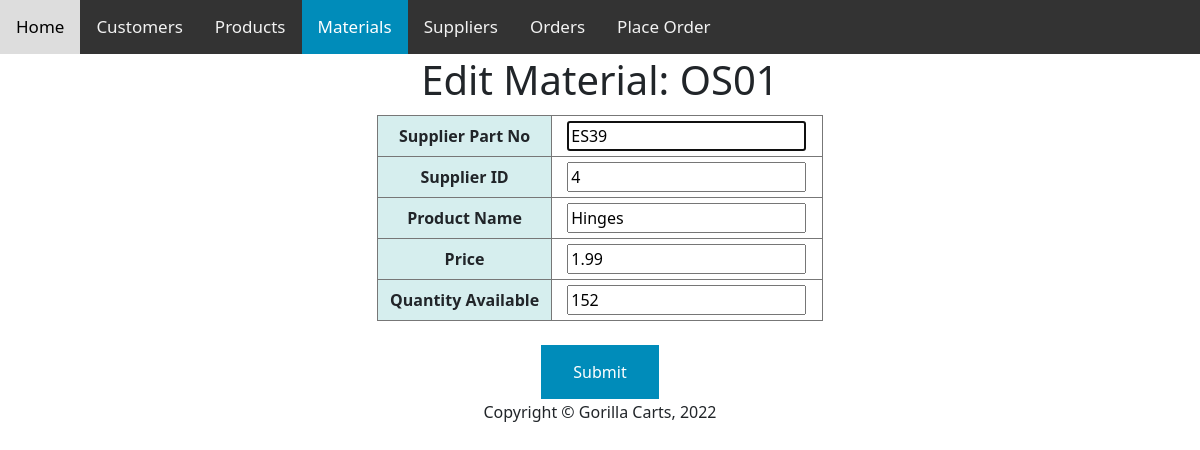
Page /EditMaterial/OS01 on the earlier database version.
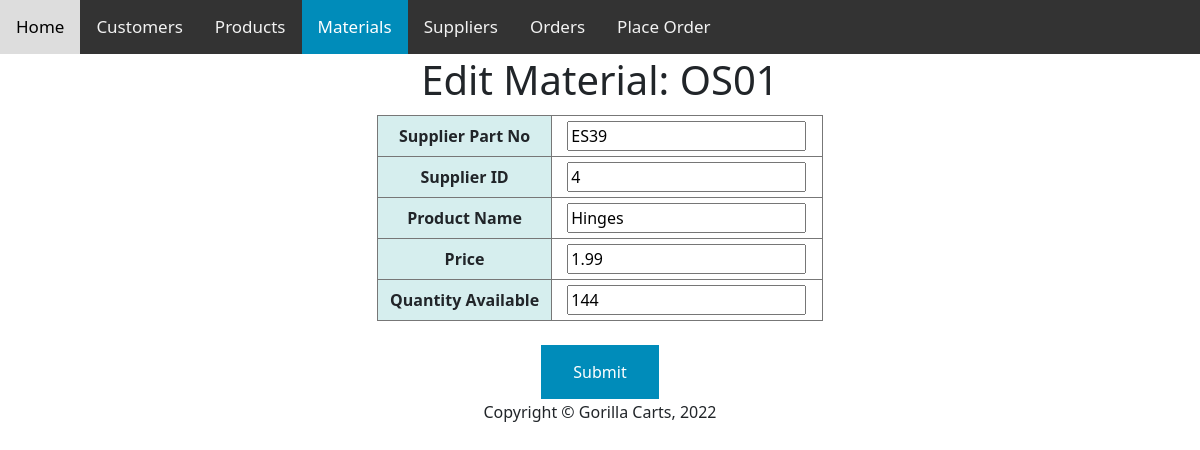
Same page on the later database version.
### tables this page shows
CREATE TABLE Materials (SWPartNo text PRIMARY KEY, SupplierPartNo text, SupplierID integer, ProductName text, Price double, QuantityAvailable integer, FOREIGN KEY(SupplierID) REFERENCES Suppliers(SupplierID));

### app.py (the view)
@app.route("/EditMaterial/<title>", methods=['POST', 'GET'])
def EditMaterialFUNCTION(title):
    if request.method == "GET":
        mSingleDict=getSingleMaterialDictList_DB(title)
        return render_template('updatematerial.html',message=mSingleDict )

### database.py (called while the page is built)
def getSingleMaterialDictList_DB(title):
    con = sqlite3.connect('Carts.db')
    con.row_factory = sqlite3.Row
    cursorObj = con.cursor()
    material = []
    cursorObj.execute('SELECT * FROM Materials where SWPartNo = ?;',(title,))
    rows = cursorObj.fetchall()
    for individualRow in rows:
        b = {"SWPartNo" : individualRow[0], "SupplierPartNo" : individualRow[1], "SupplierID": individualRow[2], "ProductName": individualRow[3], "Price": individualRow[4], "QuantityAvailable": individualRow[5]}
        material.append(b)
    return material

### templates/updatematerial.html (shortened to what this page needs)
{% extends "layout.html" %}
{% block head %}
    <div class="topnav">
      <a href="/index">Home</a>
      <a href="/customers">Customers</a>
      <a href="/products">Products</a>
      <a class="active" href="/materials">Materials</a>
      <a href="/suppliers">Suppliers</a>
      <a href="/orders">Orders</a>
      <a href="/placeorder">Place Order</a>
    </div>
{% endblock %}
{% block body %}
<form action="/EditMaterial" method="post">
    {% for m in message %}
    <table width="100%">
        <tr>
            <td colspan="3">
                <h1>Edit Material: {{m.SWPartNo}}</h1>
            </td>
        </tr>
    </table>
            <TABLE style="border-collapse: collapse; width:50%">
            <tr>
                <td style="text-align: left">
                </td>
            </tr>
            <TR>
                <TH style="padding: 5px; border: solid 1px #777; background-color: #D6EEEE;">Supplier Part No</TD>
                <TD style="padding: 5px; border: solid 1px #777;"><input autocomplete="off" autofocus name="SupplierPartNo" placeholder="SupplierPartNo" value="{{m.SupplierPartNo}}" type="text" required></TD>
            </TR>
            <TR>
                <TH style="padding: 5px; border: solid 1px #777; background-color: #D6EEEE;">Supplier ID</TD>
                <TD style="padding: 5px; border: solid 1px #777;"><input autocomplete="off" autofocus name="SupplierID" placeholder="SupplierID" value="{{m.SupplierID}}" type="integer" required></TD>
             </TR>
             <TR>
                <TH style="padding: 5px; border: solid 1px #777; background-color: #D6EEEE;">Product Name</TD>
                <TD style="padding: 5px; border: solid 1px #777;"><input autocomplete="off" autofocus name="ProductName" placeholder="ProductName" value="{{m.ProductName}}" type="text" required></TD>
             </TR>
             <TR>
                <TH style="padding: 5px; border: solid 1px #777; background-color: #D6EEEE;">Price</TD>
                <TD style="padding: 5px; border: solid 1px #777;"><input autocomplete="off" autofocus name="Price" placeholder="Price" value="{{m.Price}}" type="double" required></TD>
             </TR>
             <TR>
                <TH style="padding: 5px; border: solid 1px #777; background-color: #D6EEEE;">Quantity Available</TD>
                <TD style="padding: 5px; border: solid 1px #777;"><input autocomplete="off" autofocus name="QuantityAvailable" placeholder="Quantity Available" value="{{m.QuantityAvailable}}" type="integer" required></TD>
             </TR>
        </TABLE>
    {% endfor %}
    <br>
    <input type="submit" style="background-color: #008CBA; border: none; color: white; padding: 15px 32px; text-align: center; text-decoration: none; display: inline-block; font-size: 16px;">
{% endblock %}

Differences in the rows shown:
changed Materials "OS01": QuantityAvailable "152" → "144"
